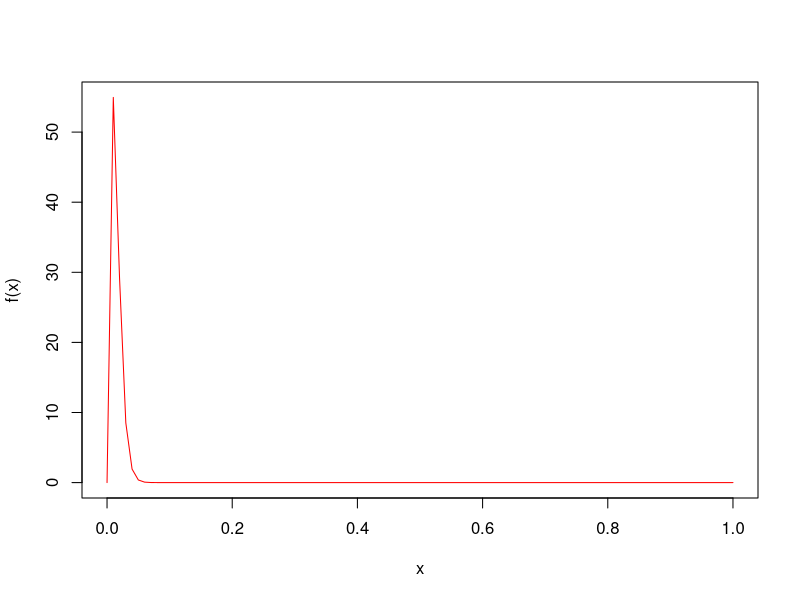

This figure's R source:
#The code in this file was used to create a bayesian interval in the no-risk setting 
#The code can be used for all data that require beta prior distribution. 
#edited by me
# Original Code provided to me by my supervisor. The alpha_0 and beta0 were chosen by me. 
rm(list = ls())

#prior distribution
alpha0 <- 3

beta0 <- 200

curve(dbeta(x,shape1 = alpha0, shape2 = beta0),from=0,to=1,
      
      ylab="f(x)", col="red")


alpha0/(alpha0+beta0)

# Quantiles, prior distribution

qbeta(0.025,shape1 = alpha0, shape2 = beta0)

qbeta(0.975,shape1 = alpha0, shape2 = beta0)

#Baseline information
nbaseline <- 4839

sumybaseline <- 133

# Posterior mean

(sumybaseline+alpha0)/(nbaseline+alpha0+beta0)



# Bayes interval

qbeta(0.025,shape1 = sumybaseline+alpha0, shape2 = nbaseline-sumybaseline+beta0)

qbeta(0.975,shape1 = sumybaseline+alpha0, shape2 = nbaseline-sumybaseline+beta0)
